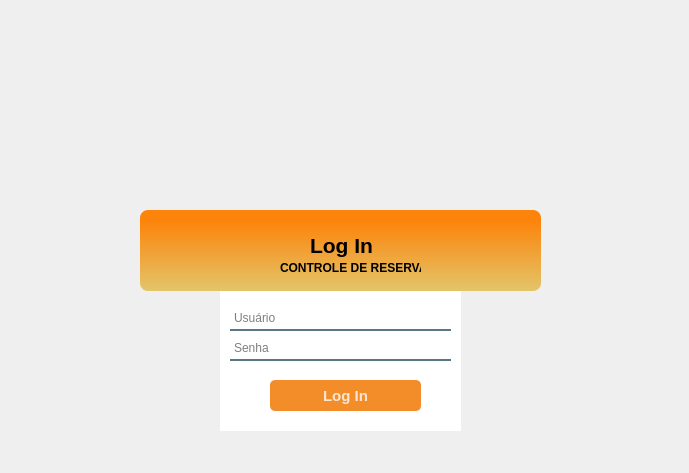
<?xml version="1.0" encoding="UTF-8"?>
<ui version="4.0">
 <class>MainWindow</class>
 <widget class="QMainWindow" name="MainWindow">
  <property name="geometry">
   <rect>
    <x>0</x>
    <y>0</y>
    <width>689</width>
    <height>473</height>
   </rect>
  </property>
  <property name="windowTitle">
   <string>MainWindow</string>
  </property>
  <property name="styleSheet">
   <string notr="true">#btn_login{
	background-color:#f38d29;
	color:rgba(255, 255, 255, 200);
	border-radius:5px;

}
#btn_login:pressed{
	padding-left: 5px;
	padding-top: 5px;
	background-color: #ecb177;
	background-position:calc(100%-10px)center;
}
#btn_login:hover{
	background-color:#ecb177;
}

#btn_recupera{
	background-color:#0000ffff
}
#btn_recupera:hover{
	color: #4b4b4b;
	background-color:#0000ffff
}</string>
  </property>
  <widget class="QWidget" name="centralwidget">
   <widget class="QColumnView" name="columnView">
    <property name="geometry">
     <rect>
      <x>70</x>
      <y>20</y>
      <width>551</width>
      <height>201</height>
     </rect>
    </property>
    <property name="styleSheet">
     <string notr="true">background-color:#0000ffff</string>
    </property>
    <property name="frameShape">
     <enum>QFrame::NoFrame</enum>
    </property>
   </widget>
   <widget class="QLabel" name="label">
    <property name="geometry">
     <rect>
      <x>140</x>
      <y>30</y>
      <width>401</width>
      <height>211</height>
     </rect>
    </property>
    <property name="text">
     <string/>
    </property>
    <property name="pixmap">
     <pixmap>../Images/Entrada.png</pixmap>
    </property>
    <property name="scaledContents">
     <bool>true</bool>
    </property>
   </widget>
   <widget class="QColumnView" name="columnView_2">
    <property name="geometry">
     <rect>
      <x>140</x>
      <y>210</y>
      <width>401</width>
      <height>81</height>
     </rect>
    </property>
    <property name="styleSheet">
     <string notr="true">background-color:qlineargradient(spread:pad, x1:0, y1:0.131, x2:0, y2:1, stop:0 rgba(252, 132, 11, 255), stop:1 rgba(227, 197, 106, 255));
border-radius:8px;</string>
    </property>
    <property name="frameShape">
     <enum>QFrame::NoFrame</enum>
    </property>
   </widget>
   <widget class="QLabel" name="label_3">
    <property name="geometry">
     <rect>
      <x>310</x>
      <y>230</y>
      <width>71</width>
      <height>31</height>
     </rect>
    </property>
    <property name="font">
     <font>
      <pointsize>16</pointsize>
      <weight>75</weight>
      <bold>true</bold>
     </font>
    </property>
    <property name="text">
     <string>Log In</string>
    </property>
   </widget>
   <widget class="QColumnView" name="columnView_3">
    <property name="geometry">
     <rect>
      <x>220</x>
      <y>280</y>
      <width>241</width>
      <height>151</height>
     </rect>
    </property>
    <property name="styleSheet">
     <string notr="true">border-radius:8px;</string>
    </property>
    <property name="frameShape">
     <enum>QFrame::NoFrame</enum>
    </property>
    <property name="frameShadow">
     <enum>QFrame::Sunken</enum>
    </property>
   </widget>
   <widget class="QLineEdit" name="scr_usuario">
    <property name="geometry">
     <rect>
      <x>230</x>
      <y>310</y>
      <width>221</width>
      <height>21</height>
     </rect>
    </property>
    <property name="styleSheet">
     <string notr="true">background-color:rgba(0,0,0,0);
border:2px solid rgba(0,0,0,0);
border-bottom-color:rgba(46,82,101,200);
color:rgb(0,0,0);
padding-bottom:7px;</string>
    </property>
    <property name="placeholderText">
     <string>Usuário</string>
    </property>
   </widget>
   <widget class="QLineEdit" name="scr_senha">
    <property name="geometry">
     <rect>
      <x>230</x>
      <y>340</y>
      <width>221</width>
      <height>21</height>
     </rect>
    </property>
    <property name="styleSheet">
     <string notr="true">background-color:rgba(0,0,0,0);
border:2px solid rgba(0,0,0,0);
border-bottom-color:rgba(46,82,101,200);
color:rgb(0,0,0);
padding-bottom:7px;</string>
    </property>
    <property name="echoMode">
     <enum>QLineEdit::Password</enum>
    </property>
    <property name="placeholderText">
     <string>Senha</string>
    </property>
   </widget>
   <widget class="QPushButton" name="btn_login">
    <property name="geometry">
     <rect>
      <x>270</x>
      <y>380</y>
      <width>151</width>
      <height>31</height>
     </rect>
    </property>
    <property name="font">
     <font>
      <pointsize>11</pointsize>
      <weight>75</weight>
      <bold>true</bold>
     </font>
    </property>
    <property name="styleSheet">
     <string notr="true"/>
    </property>
    <property name="text">
     <string>Log In</string>
    </property>
   </widget>
   <widget class="QLabel" name="label_4">
    <property name="geometry">
     <rect>
      <x>280</x>
      <y>260</y>
      <width>141</width>
      <height>16</height>
     </rect>
    </property>
    <property name="font">
     <font>
      <weight>75</weight>
      <bold>true</bold>
     </font>
    </property>
    <property name="text">
     <string>CONTROLE DE RESERVAS</string>
    </property>
   </widget>
   <zorder>columnView</zorder>
   <zorder>columnView_3</zorder>
   <zorder>columnView_2</zorder>
   <zorder>label_3</zorder>
   <zorder>scr_usuario</zorder>
   <zorder>scr_senha</zorder>
   <zorder>btn_login</zorder>
   <zorder>label_4</zorder>
   <zorder>label</zorder>
  </widget>
 </widget>
 <resources/>
 <connections/>
</ui>
